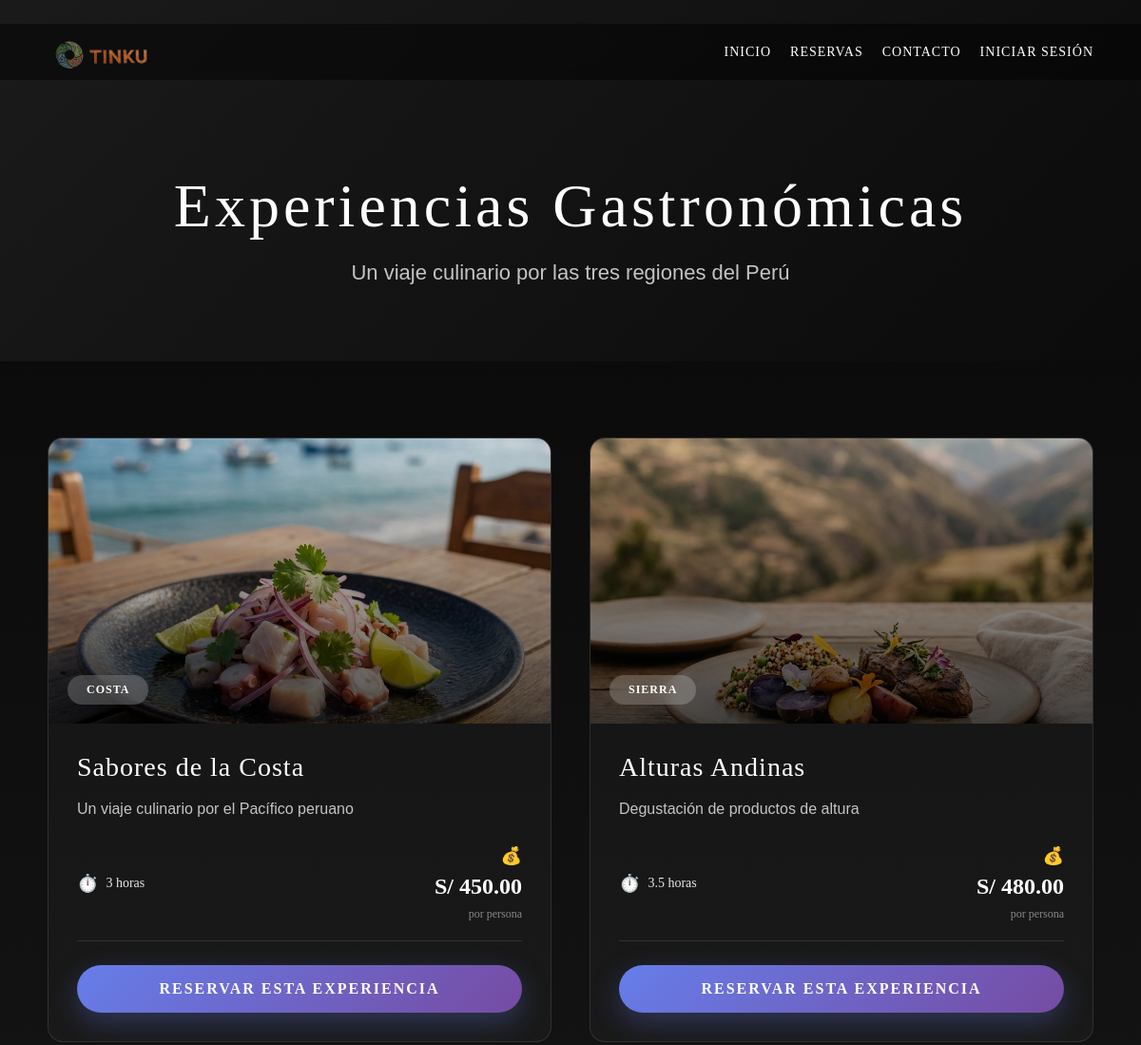
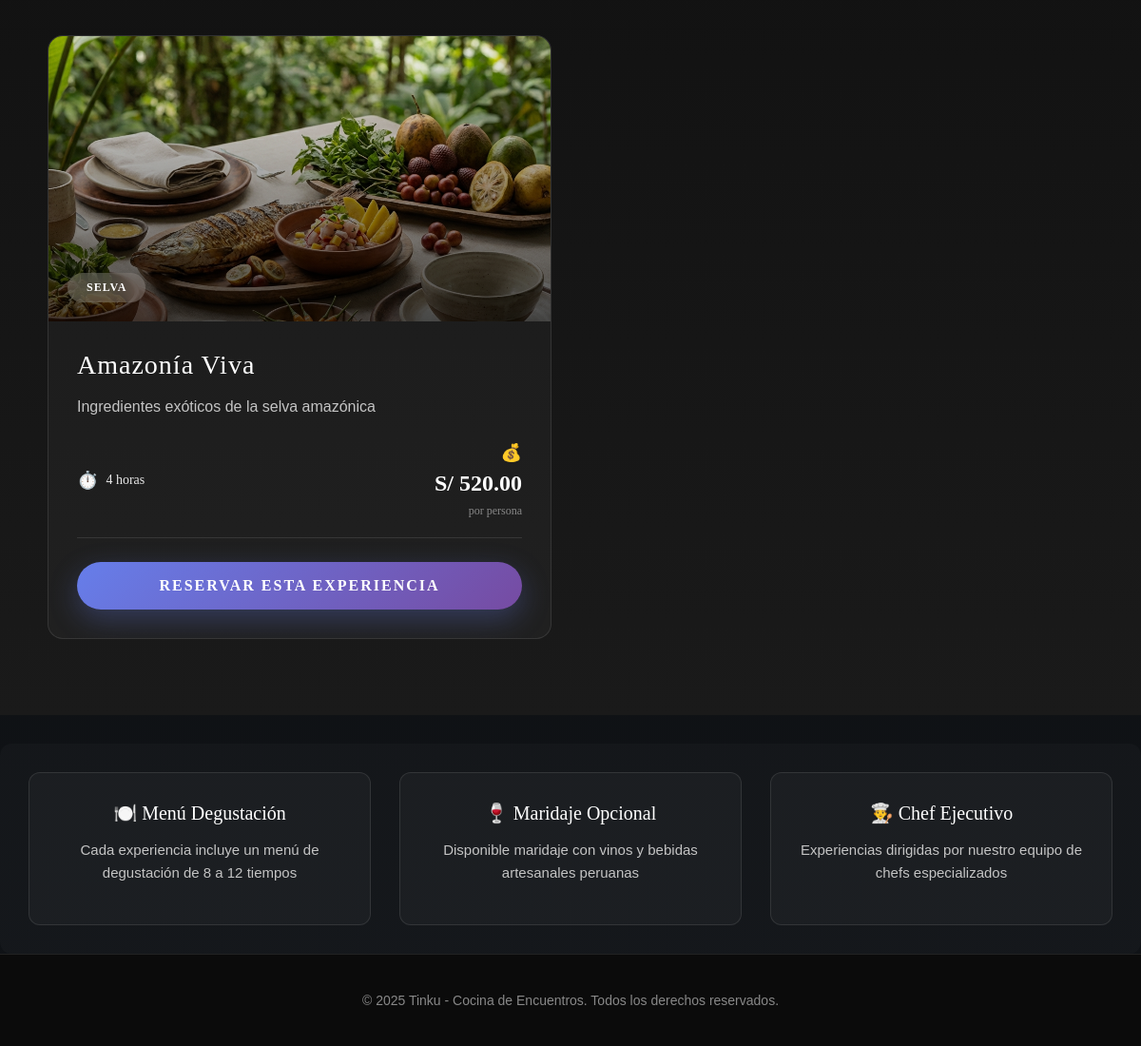
The page /reservas.php on the database its author committed (2 pictures, top to bottom).
### tables this page shows
CREATE TABLE IF NOT EXISTS experiencias (
    id INT AUTO_INCREMENT PRIMARY KEY,
    nombre VARCHAR(200) NOT NULL,
    region VARCHAR(50) NOT NULL,
    descripcion_corta TEXT NOT NULL,
    descripcion_larga TEXT NOT NULL,
    precio DECIMAL(10,2) NOT NULL,
    duracion VARCHAR(50) NOT NULL,
    imagen VARCHAR(255) NOT NULL,
    disponible TINYINT(1) DEFAULT 1,
    fecha_creacion TIMESTAMP DEFAULT CURRENT_TIMESTAMP
);

### aplicacion/controladores/ReservasControlador.php (called while the page is built, shortened)
<?php
class ReservasControlador
{
    public function index()
    {
        require_once RUTA_MODELOS . 'Experiencia.php';
        $experienciaModelo = new Experiencia();
        $experiencias = $experienciaModelo->obtenerTodas();
        require_once RUTA_VISTAS . 'reservas/experiencias.php';
    }
}
?>

### configuracion/basedatos.php (called while the page is built, shortened)
<?php
class BaseDatos {
    private static $conexion = null;
    public static function conectar() {
        if (self::$conexion == null) {
            try {
                self::$conexion = new PDO(
                    "mysql:host=" . DB_HOST . ";dbname=" . DB_NAME,
                    DB_USER,
                    DB_PASS
                );
                self::$conexion->setAttribute(PDO::ATTR_ERRMODE, PDO::ERRMODE_EXCEPTION);
                self::$conexion->exec("SET NAMES utf8");
            } catch(PDOException $e) {
                die("Error de conexión: " . $e->getMessage());
            }
        }
        return self::$conexion;
    }
}
?>

### aplicacion/modelos/Experiencia.php (called while the page is built, shortened)
<?php
class Experiencia
{
    private $db;
    public function __construct()
    {
        $this->db = BaseDatos::conectar();
    }
    public function obtenerTodas()
    {
        try {
            $sql = "SELECT * FROM experiencias WHERE disponible = 1 ORDER BY id";
            $stmt = $this->db->query($sql);
            return $stmt->fetchAll(PDO::FETCH_ASSOC);
        } catch (PDOException $e) {
            error_log("Error al obtener experiencias: " . $e->getMessage());
            return [];
        }
    }
}
?>

### aplicacion/vistas/reservas/experiencias.php (the view)
<?php include RUTA_VISTAS . 'plantillas/encabezado.php'; ?>
<?php include RUTA_VISTAS . 'plantillas/navegacion.php'; ?>
<main>
    <section class="hero-experiencias">
        <div class="hero-content">
            <h1>Experiencias Gastronómicas</h1>
            <p>Un viaje culinario por las tres regiones del Perú</p>
        </div>
    </section>
    <section class="catalogo-experiencias">
        <div class="experiencias-grid">
            <?php foreach ($experiencias as $exp): ?>
                <div class="experiencia-card" data-region="<?php echo strtolower($exp['region']); ?>">
                    <div class="experiencia-imagen">
                        <img src="<?php echo $exp['imagen']; ?>" alt="<?php echo htmlspecialchars($exp['nombre']); ?>"
                            onerror="this.src='publico/imagenes/placeholder.jpg'">
                        <div class="experiencia-overlay">
                            <span class="region-tag"><?php echo htmlspecialchars($exp['region']); ?></span>
                        </div>
                    </div>
                    <div class="experiencia-info">
                        <h2><?php echo htmlspecialchars($exp['nombre']); ?></h2>
                        <p class="descripcion"><?php echo htmlspecialchars($exp['descripcion_corta']); ?></p>
                        <div class="experiencia-detalles">
                            <div class="detalle">
                                <span class="icono">⏱️</span>
                                <span><?php echo htmlspecialchars($exp['duracion']); ?></span>
                            </div>
                            <div class="detalle precio">
                                <span class="icono">💰</span>
                                <span>S/ <?php echo number_format($exp['precio'], 2); ?></span>
                                <small>por persona</small>
                            </div>
                        </div>
                        <a href="reservas.php?action=seleccionar&id=<?php echo $exp['id']; ?>" class="btn-reservar-exp">
                            Reservar esta experiencia
                        </a>
                    </div>
                </div>
            <?php endforeach; ?>
        </div>
    </section>
    <section class="info-adicional">
        <div class="info-container">
            <div class="info-box">
                <h3>🍽️ Menú Degustación</h3>
                <p>Cada experiencia incluye un menú de degustación de 8 a 12 tiempos</p>
            </div>
            <div class="info-box">
                <h3>🍷 Maridaje Opcional</h3>
                <p>Disponible maridaje con vinos y bebidas artesanales peruanas</p>
            </div>
            <div class="info-box">
                <h3>👨‍🍳 Chef Ejecutivo</h3>
                <p>Experiencias dirigidas por nuestro equipo de chefs especializados</p>
            </div>
        </div>
    </section>
</main>
<?php include RUTA_VISTAS . 'plantillas/pie.php'; ?>

### reservas.php (shortened to what this page needs)
<?php
require_once 'configuracion/basedatos.php';
require_once RUTA_CONTROLADORES . 'ReservasControlador.php';
$controlador = new ReservasControlador();
$action = $_GET['action'] ?? 'index';
switch ($action) {
    default:
        $controlador->index();
        break;
}
?>

### aplicacion/vistas/plantillas/encabezado.php (shortened to what this page needs)
<!DOCTYPE html>
<html lang="es">
<head>
    <link rel="stylesheet" href="publico/estilos/principal.css">
    <link rel="stylesheet" href="publico/estilos/componentes.css">
    <link rel="stylesheet" href="publico/estilos/experiencias.css">
    <link rel="stylesheet" href="publico/estilos/pagos.css">
    <link rel="stylesheet" href="publico/estilos/responsivo.css">
</head>
<body>

### aplicacion/vistas/plantillas/navegacion.php (shortened to what this page needs)
<header>
    <nav class="BarraNavegacion">
        <div class="logo">
            <img src="publico/imagenes/logo/logo.png" alt="Tinku">
        </div>
        <div id="Enlaces" class="EnlacesHeader">
            <a href="index.php">Inicio</a>
            <a href="reservas.php">Reservas</a>
            <a href="contacto.php">Contacto</a>
            <?php if (isset($_SESSION['usuario_id'])): ?>
                <a href="#"><?php echo htmlspecialchars($_SESSION['usuario_nombre']); ?></a>
                <a href="logout.php">Cerrar Sesión</a>
            <?php else: ?>
                <a href="login.php">Iniciar Sesión</a>
            <?php endif; ?>
        </div>
    </nav>
</header>

### aplicacion/vistas/plantillas/pie.php (shortened to what this page needs)
<footer>
    <p>&copy; <?php echo date('Y'); ?> Tinku - Cocina de Encuentros. Todos los derechos reservados.</p>
</footer>
</body>
</html>

### publico/estilos/principal.css (style rules this page uses)
* { margin: 0; padding: 0; box-sizing: border-box; }
html, body { margin: 0; padding: 0; font-family: 'Georgia', serif; background: linear-gradient(180deg, #0b0b0b 0%, #101317 100%); color: #e8e8e8; }
a { text-decoration: none; color: inherit; }
img { max-width: 100%; display: block; }
main { width: 100%; }

### publico/estilos/componentes.css (style rules this page uses)
.logo img { width: 120px; padding-top: 10px; }
.BarraNavegacion { display: flex; justify-content: space-between; align-items: center; position: fixed; top: 25px; left: 0; right: 0; padding: 0 50px; z-index: 9999; background: rgba(0, 0, 0, 0.45); backdrop-filter: blur(6px); }
.EnlacesHeader { display: flex; gap: 20px; }
.EnlacesHeader a { color: white; text-decoration: none; font-size: 14px; text-transform: uppercase; letter-spacing: 1px; transition: opacity 0.3s ease; }
footer { background: #0b0b0b; padding: 40px 20px; text-align: center; color: #888; border-top: 1px solid #222; }
footer p { font-size: 14px; font-family: 'Arial', sans-serif; }

### publico/estilos/experiencias.css (style rules this page uses)
.hero-experiencias { background: linear-gradient(135deg, #1a1a1a 0%, #0b0b0b 100%); padding: 180px 50px 80px; text-align: center; }
.hero-content h1 { font-size: 64px; font-weight: 300; color: #ffffff; margin-bottom: 20px; letter-spacing: 4px; }
.hero-content p { font-size: 22px; color: #c4c4c4; font-family: 'Arial', sans-serif; }
.catalogo-experiencias { background: linear-gradient(180deg, #0b0b0b 0%, #1a1a1a 100%); padding: 80px 50px; }
.experiencias-grid { max-width: 1400px; margin: 0 auto; display: grid; grid-template-columns: repeat(auto-fit, minmax(380px, 1fr)); gap: 40px; }
.experiencia-card { background: rgba(255, 255, 255, 0.03); border: 1px solid rgba(255, 255, 255, 0.1); border-radius: 16px; overflow: hidden; transition: all 0.4s ease; }
.experiencia-imagen { position: relative; height: 300px; overflow: hidden; }
.experiencia-imagen img { width: 100%; height: 100%; object-fit: cover; transition: transform 0.6s ease; }
.experiencia-overlay { position: absolute; top: 0; left: 0; right: 0; bottom: 0; background: linear-gradient(to bottom, transparent 0%, rgba(0, 0, 0, 0.7) 100%); display: flex; align-items: flex-end; padding: 20px; }
.region-tag { background: rgba(255, 255, 255, 0.2); backdrop-filter: blur(10px); padding: 8px 20px; border-radius: 20px; color: white; font-size: 12px; text-transform: uppercase; letter-spacing: 1px; font-weight: 600; }
.experiencia-info { padding: 30px; }
.experiencia-info h2 { font-size: 28px; font-weight: 300; color: #ffffff; margin-bottom: 15px; letter-spacing: 1px; }
.experiencia-info .descripcion { color: #c4c4c4; font-size: 16px; line-height: 1.6; margin-bottom: 25px; font-family: 'Arial', sans-serif; }
.experiencia-detalles { display: flex; justify-content: space-between; align-items: center; margin-bottom: 25px; padding-bottom: 20px; border-bottom: 1px solid rgba(255, 255, 255, 0.1); }
.detalle { display: flex; align-items: center; gap: 8px; color: #e8e8e8; font-size: 14px; }
.detalle .icono { font-size: 18px; }
.detalle.precio { flex-direction: column; align-items: flex-end; }
.detalle.precio span:nth-child(2) { font-size: 24px; font-weight: 600; color: #ffffff; }
.detalle.precio small { color: #888; font-size: 12px; }
.btn-reservar-exp { display: block; background: linear-gradient(135deg, #667eea 0%, #764ba2 100%); color: white; text-align: center; padding: 16px; border-radius: 50px; text-decoration: none; font-weight: 600; text-transform: uppercase; letter-spacing: 2px; transition: all 0.3s ease; box-shadow: 0 10px 30px rgba(102, 126, 234, 0.3); }
.info-adicional { background: #0b0b0b; padding: 60px 50px; }
.info-container { max-width: 1400px; margin: 0 auto; display: grid; grid-template-columns: repeat(3, 1fr); gap: 30px; }
.info-box { background: rgba(255, 255, 255, 0.03); border: 1px solid rgba(255, 255, 255, 0.1); border-radius: 12px; padding: 30px; text-align: center; }
.info-box h3 { color: #ffffff; font-size: 20px; margin-bottom: 15px; font-weight: 400; }
.info-box p { color: #c4c4c4; font-size: 15px; line-height: 1.6; font-family: 'Arial', sans-serif; }

### publico/estilos/pagos.css (style rules this page uses)
.info-adicional { background: rgba(255, 255, 255, 0.02); border-radius: 12px; padding: 30px; margin-top: 30px; }
.info-adicional p { color: #c4c4c4; font-size: 15px; margin-bottom: 12px; font-family: 'Arial', sans-serif; }

### rows shown on the page
experiencias: imagen (picture), region "COSTA", nombre "Sabores de la Costa", descripcion_corta "Un viaje culinario por el Pacífico peruano", duracion "3 horas", precio "450.00"
experiencias: imagen (picture), region "SIERRA", nombre "Alturas Andinas", descripcion_corta "Degustación de productos de altura", duracion "3.5 horas", precio "480.00"
experiencias: imagen (picture), region "SELVA", nombre "Amazonía Viva", descripcion_corta "Ingredientes exóticos de la selva amazónica", duracion "4 horas", precio "520.00"
